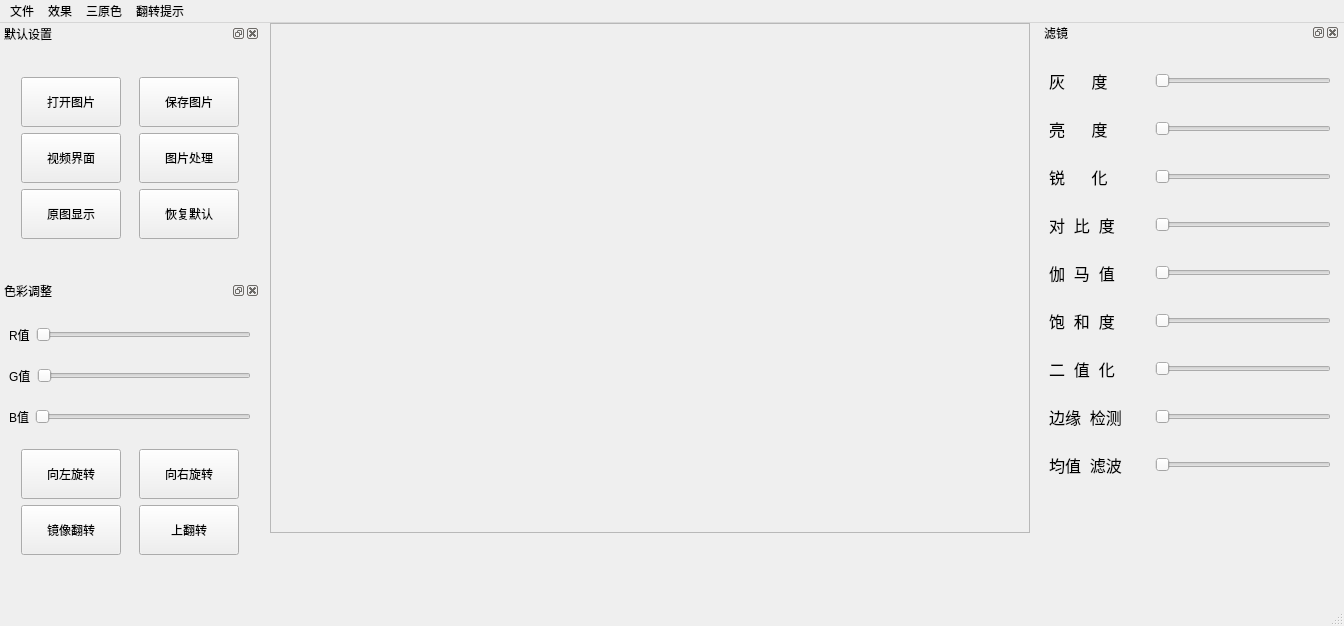
<?xml version="1.0" encoding="UTF-8"?>
<ui version="4.0">
 <class>MainWindow</class>
 <widget class="QMainWindow" name="MainWindow">
  <property name="geometry">
   <rect>
    <x>0</x>
    <y>0</y>
    <width>1344</width>
    <height>626</height>
   </rect>
  </property>
  <property name="windowTitle">
   <string>MainWindow</string>
  </property>
  <widget class="QWidget" name="centralwidget">
   <widget class="QDockWidget" name="dockWidget_edge">
    <property name="geometry">
     <rect>
      <x>1040</x>
      <y>0</y>
      <width>300</width>
      <height>481</height>
     </rect>
    </property>
    <property name="minimumSize">
     <size>
      <width>300</width>
      <height>481</height>
     </size>
    </property>
    <property name="maximumSize">
     <size>
      <width>300</width>
      <height>481</height>
     </size>
    </property>
    <property name="windowTitle">
     <string>滤镜</string>
    </property>
    <widget class="QWidget" name="dockWidgetContents_5">
     <layout class="QHBoxLayout" name="horizontalLayout_17">
      <item>
       <layout class="QVBoxLayout" name="verticalLayout_3">
        <item>
         <layout class="QHBoxLayout" name="horizontalLayout_4">
          <item>
           <widget class="QLabel" name="label_2">
            <property name="minimumSize">
             <size>
              <width>100</width>
              <height>25</height>
             </size>
            </property>
            <property name="maximumSize">
             <size>
              <width>100</width>
              <height>25</height>
             </size>
            </property>
            <property name="font">
             <font>
              <pointsize>12</pointsize>
             </font>
            </property>
            <property name="text">
             <string>灰      度</string>
            </property>
           </widget>
          </item>
          <item>
           <widget class="QSlider" name="slider_gray">
            <property name="orientation">
             <enum>Qt::Horizontal</enum>
            </property>
           </widget>
          </item>
         </layout>
        </item>
        <item>
         <layout class="QHBoxLayout" name="horizontalLayout_5">
          <item>
           <widget class="QLabel" name="label_3">
            <property name="minimumSize">
             <size>
              <width>100</width>
              <height>25</height>
             </size>
            </property>
            <property name="maximumSize">
             <size>
              <width>100</width>
              <height>25</height>
             </size>
            </property>
            <property name="font">
             <font>
              <pointsize>12</pointsize>
             </font>
            </property>
            <property name="text">
             <string>亮      度</string>
            </property>
           </widget>
          </item>
          <item>
           <widget class="QSlider" name="slider_light">
            <property name="orientation">
             <enum>Qt::Horizontal</enum>
            </property>
           </widget>
          </item>
         </layout>
        </item>
        <item>
         <layout class="QHBoxLayout" name="horizontalLayout_14">
          <item>
           <widget class="QLabel" name="label_9">
            <property name="minimumSize">
             <size>
              <width>100</width>
              <height>25</height>
             </size>
            </property>
            <property name="maximumSize">
             <size>
              <width>100</width>
              <height>25</height>
             </size>
            </property>
            <property name="font">
             <font>
              <pointsize>12</pointsize>
             </font>
            </property>
            <property name="text">
             <string>锐      化</string>
            </property>
           </widget>
          </item>
          <item>
           <widget class="QSlider" name="slider_sharpness">
            <property name="orientation">
             <enum>Qt::Horizontal</enum>
            </property>
           </widget>
          </item>
         </layout>
        </item>
        <item>
         <layout class="QHBoxLayout" name="horizontalLayout_13">
          <item>
           <widget class="QLabel" name="label_8">
            <property name="minimumSize">
             <size>
              <width>100</width>
              <height>25</height>
             </size>
            </property>
            <property name="maximumSize">
             <size>
              <width>100</width>
              <height>25</height>
             </size>
            </property>
            <property name="font">
             <font>
              <pointsize>12</pointsize>
             </font>
            </property>
            <property name="text">
             <string>对  比  度</string>
            </property>
           </widget>
          </item>
          <item>
           <widget class="QSlider" name="slider_Contrast">
            <property name="orientation">
             <enum>Qt::Horizontal</enum>
            </property>
           </widget>
          </item>
         </layout>
        </item>
        <item>
         <layout class="QHBoxLayout" name="horizontalLayout_15">
          <item>
           <widget class="QLabel" name="label_10">
            <property name="minimumSize">
             <size>
              <width>100</width>
              <height>25</height>
             </size>
            </property>
            <property name="maximumSize">
             <size>
              <width>100</width>
              <height>25</height>
             </size>
            </property>
            <property name="font">
             <font>
              <pointsize>12</pointsize>
             </font>
            </property>
            <property name="text">
             <string>伽  马  值</string>
            </property>
           </widget>
          </item>
          <item>
           <widget class="QSlider" name="slider_gamma">
            <property name="orientation">
             <enum>Qt::Horizontal</enum>
            </property>
           </widget>
          </item>
         </layout>
        </item>
        <item>
         <layout class="QHBoxLayout" name="horizontalLayout_12">
          <item>
           <widget class="QLabel" name="label_6">
            <property name="minimumSize">
             <size>
              <width>100</width>
              <height>25</height>
             </size>
            </property>
            <property name="maximumSize">
             <size>
              <width>100</width>
              <height>25</height>
             </size>
            </property>
            <property name="font">
             <font>
              <pointsize>12</pointsize>
             </font>
            </property>
            <property name="text">
             <string>饱  和  度</string>
            </property>
           </widget>
          </item>
          <item>
           <widget class="QSlider" name="slider_Saturation">
            <property name="orientation">
             <enum>Qt::Horizontal</enum>
            </property>
           </widget>
          </item>
         </layout>
        </item>
        <item>
         <layout class="QHBoxLayout" name="horizontalLayout_16">
          <item>
           <widget class="QLabel" name="label_13">
            <property name="minimumSize">
             <size>
              <width>100</width>
              <height>25</height>
             </size>
            </property>
            <property name="maximumSize">
             <size>
              <width>100</width>
              <height>25</height>
             </size>
            </property>
            <property name="font">
             <font>
              <pointsize>12</pointsize>
             </font>
            </property>
            <property name="text">
             <string>二  值  化</string>
            </property>
           </widget>
          </item>
          <item>
           <widget class="QSlider" name="slider_binaryzation">
            <property name="orientation">
             <enum>Qt::Horizontal</enum>
            </property>
           </widget>
          </item>
         </layout>
        </item>
        <item>
         <layout class="QHBoxLayout" name="horizontalLayout_10">
          <item>
           <widget class="QLabel" name="label_4">
            <property name="minimumSize">
             <size>
              <width>100</width>
              <height>25</height>
             </size>
            </property>
            <property name="maximumSize">
             <size>
              <width>100</width>
              <height>25</height>
             </size>
            </property>
            <property name="font">
             <font>
              <pointsize>12</pointsize>
             </font>
            </property>
            <property name="text">
             <string>边缘  检测</string>
            </property>
           </widget>
          </item>
          <item>
           <widget class="QSlider" name="slider_detection">
            <property name="orientation">
             <enum>Qt::Horizontal</enum>
            </property>
           </widget>
          </item>
         </layout>
        </item>
        <item>
         <layout class="QHBoxLayout" name="horizontalLayout_11">
          <item>
           <widget class="QLabel" name="label_5">
            <property name="minimumSize">
             <size>
              <width>100</width>
              <height>25</height>
             </size>
            </property>
            <property name="maximumSize">
             <size>
              <width>100</width>
              <height>25</height>
             </size>
            </property>
            <property name="font">
             <font>
              <pointsize>12</pointsize>
             </font>
            </property>
            <property name="text">
             <string>均值  滤波</string>
            </property>
           </widget>
          </item>
          <item>
           <widget class="QSlider" name="slider_filter">
            <property name="orientation">
             <enum>Qt::Horizontal</enum>
            </property>
           </widget>
          </item>
         </layout>
        </item>
       </layout>
      </item>
     </layout>
    </widget>
   </widget>
   <widget class="QStackedWidget" name="stackedWidget">
    <property name="geometry">
     <rect>
      <x>260</x>
      <y>0</y>
      <width>782</width>
      <height>561</height>
     </rect>
    </property>
    <property name="currentIndex">
     <number>1</number>
    </property>
    <widget class="QWidget" name="page">
     <widget class="QFrame" name="frame">
      <property name="geometry">
       <rect>
        <x>10</x>
        <y>0</y>
        <width>760</width>
        <height>510</height>
       </rect>
      </property>
      <property name="minimumSize">
       <size>
        <width>760</width>
        <height>510</height>
       </size>
      </property>
      <property name="maximumSize">
       <size>
        <width>760</width>
        <height>510</height>
       </size>
      </property>
      <property name="frameShape">
       <enum>QFrame::StyledPanel</enum>
      </property>
      <property name="frameShadow">
       <enum>QFrame::Plain</enum>
      </property>
      <property name="lineWidth">
       <number>5</number>
      </property>
      <layout class="QHBoxLayout" name="horizontalLayout_8">
       <item>
        <widget class="QLabel" name="label">
         <property name="styleSheet">
          <string notr="true">background-color: rgb(0, 0, 0);</string>
         </property>
         <property name="text">
          <string/>
         </property>
         <property name="alignment">
          <set>Qt::AlignCenter</set>
         </property>
        </widget>
       </item>
      </layout>
     </widget>
    </widget>
    <widget class="QWidget" name="page_2">
     <widget class="QFrame" name="frame_2">
      <property name="geometry">
       <rect>
        <x>10</x>
        <y>0</y>
        <width>760</width>
        <height>510</height>
       </rect>
      </property>
      <property name="minimumSize">
       <size>
        <width>760</width>
        <height>510</height>
       </size>
      </property>
      <property name="maximumSize">
       <size>
        <width>760</width>
        <height>510</height>
       </size>
      </property>
      <property name="frameShape">
       <enum>QFrame::StyledPanel</enum>
      </property>
      <property name="frameShadow">
       <enum>QFrame::Plain</enum>
      </property>
      <property name="lineWidth">
       <number>5</number>
      </property>
      <layout class="QHBoxLayout" name="horizontalLayout_18"/>
     </widget>
    </widget>
   </widget>
   <widget class="QWidget" name="layoutWidget">
    <property name="geometry">
     <rect>
      <x>0</x>
      <y>0</y>
      <width>262</width>
      <height>559</height>
     </rect>
    </property>
    <layout class="QVBoxLayout" name="verticalLayout_5">
     <item>
      <widget class="QDockWidget" name="dockWidget_default">
       <property name="minimumSize">
        <size>
         <width>260</width>
         <height>250</height>
        </size>
       </property>
       <property name="maximumSize">
        <size>
         <width>260</width>
         <height>250</height>
        </size>
       </property>
       <property name="windowTitle">
        <string>默认设置</string>
       </property>
       <widget class="QWidget" name="dockWidgetContents_7">
        <layout class="QVBoxLayout" name="verticalLayout_4">
         <item>
          <layout class="QVBoxLayout" name="verticalLayout_2">
           <item>
            <layout class="QHBoxLayout" name="horizontalLayout_9">
             <item>
              <widget class="QPushButton" name="btn_openpic">
               <property name="minimumSize">
                <size>
                 <width>100</width>
                 <height>50</height>
                </size>
               </property>
               <property name="maximumSize">
                <size>
                 <width>100</width>
                 <height>50</height>
                </size>
               </property>
               <property name="text">
                <string>打开图片</string>
               </property>
              </widget>
             </item>
             <item>
              <widget class="QPushButton" name="btn_savepic">
               <property name="minimumSize">
                <size>
                 <width>100</width>
                 <height>50</height>
                </size>
               </property>
               <property name="maximumSize">
                <size>
                 <width>100</width>
                 <height>50</height>
                </size>
               </property>
               <property name="text">
                <string>保存图片</string>
               </property>
              </widget>
             </item>
            </layout>
           </item>
           <item>
            <layout class="QHBoxLayout" name="horizontalLayout_19">
             <item>
              <widget class="QPushButton" name="btn_videochange">
               <property name="minimumSize">
                <size>
                 <width>100</width>
                 <height>50</height>
                </size>
               </property>
               <property name="maximumSize">
                <size>
                 <width>100</width>
                 <height>50</height>
                </size>
               </property>
               <property name="text">
                <string>视频界面</string>
               </property>
              </widget>
             </item>
             <item>
              <widget class="QPushButton" name="btn_imgchange">
               <property name="minimumSize">
                <size>
                 <width>100</width>
                 <height>50</height>
                </size>
               </property>
               <property name="maximumSize">
                <size>
                 <width>100</width>
                 <height>50</height>
                </size>
               </property>
               <property name="text">
                <string>图片处理</string>
               </property>
              </widget>
             </item>
            </layout>
           </item>
           <item>
            <layout class="QHBoxLayout" name="horizontalLayout_20">
             <item>
              <widget class="QPushButton" name="btn_oldpic">
               <property name="minimumSize">
                <size>
                 <width>100</width>
                 <height>50</height>
                </size>
               </property>
               <property name="maximumSize">
                <size>
                 <width>100</width>
                 <height>50</height>
                </size>
               </property>
               <property name="text">
                <string>原图显示</string>
               </property>
              </widget>
             </item>
             <item>
              <widget class="QPushButton" name="btn_default">
               <property name="minimumSize">
                <size>
                 <width>100</width>
                 <height>50</height>
                </size>
               </property>
               <property name="maximumSize">
                <size>
                 <width>100</width>
                 <height>50</height>
                </size>
               </property>
               <property name="text">
                <string>恢复默认</string>
               </property>
              </widget>
             </item>
            </layout>
           </item>
          </layout>
         </item>
        </layout>
       </widget>
      </widget>
     </item>
     <item>
      <widget class="QDockWidget" name="dockWidget_color">
       <property name="minimumSize">
        <size>
         <width>260</width>
         <height>300</height>
        </size>
       </property>
       <property name="maximumSize">
        <size>
         <width>260</width>
         <height>300</height>
        </size>
       </property>
       <property name="windowTitle">
        <string>色彩调整</string>
       </property>
       <widget class="QWidget" name="dockWidgetContents_6">
        <layout class="QVBoxLayout" name="verticalLayout">
         <item>
          <layout class="QHBoxLayout" name="horizontalLayout" stretch="0,1">
           <item>
            <widget class="QLabel" name="label_7">
             <property name="text">
              <string>R值</string>
             </property>
            </widget>
           </item>
           <item>
            <widget class="QSlider" name="slider_red">
             <property name="orientation">
              <enum>Qt::Horizontal</enum>
             </property>
            </widget>
           </item>
          </layout>
         </item>
         <item>
          <layout class="QHBoxLayout" name="horizontalLayout_2">
           <item>
            <widget class="QLabel" name="label_11">
             <property name="text">
              <string>G值</string>
             </property>
            </widget>
           </item>
           <item>
            <widget class="QSlider" name="slider_green">
             <property name="orientation">
              <enum>Qt::Horizontal</enum>
             </property>
            </widget>
           </item>
          </layout>
         </item>
         <item>
          <layout class="QHBoxLayout" name="horizontalLayout_3">
           <item>
            <widget class="QLabel" name="label_12">
             <property name="text">
              <string>B值</string>
             </property>
            </widget>
           </item>
           <item>
            <widget class="QSlider" name="slider_blue">
             <property name="orientation">
              <enum>Qt::Horizontal</enum>
             </property>
            </widget>
           </item>
          </layout>
         </item>
         <item>
          <layout class="QVBoxLayout" name="verticalLayout_6">
           <item>
            <layout class="QHBoxLayout" name="horizontalLayout_6">
             <item>
              <widget class="QPushButton" name="btn_turnleft">
               <property name="minimumSize">
                <size>
                 <width>100</width>
                 <height>50</height>
                </size>
               </property>
               <property name="maximumSize">
                <size>
                 <width>100</width>
                 <height>50</height>
                </size>
               </property>
               <property name="styleSheet">
                <string notr="true"/>
               </property>
               <property name="text">
                <string>向左旋转</string>
               </property>
              </widget>
             </item>
             <item>
              <widget class="QPushButton" name="btn_turnright">
               <property name="minimumSize">
                <size>
                 <width>100</width>
                 <height>50</height>
                </size>
               </property>
               <property name="maximumSize">
                <size>
                 <width>100</width>
                 <height>50</height>
                </size>
               </property>
               <property name="text">
                <string>向右旋转</string>
               </property>
              </widget>
             </item>
            </layout>
           </item>
           <item>
            <layout class="QHBoxLayout" name="horizontalLayout_7">
             <item>
              <widget class="QPushButton" name="btn_mirror">
               <property name="minimumSize">
                <size>
                 <width>100</width>
                 <height>50</height>
                </size>
               </property>
               <property name="maximumSize">
                <size>
                 <width>100</width>
                 <height>50</height>
                </size>
               </property>
               <property name="text">
                <string>镜像翻转</string>
               </property>
              </widget>
             </item>
             <item>
              <widget class="QPushButton" name="btn_turntop">
               <property name="minimumSize">
                <size>
                 <width>100</width>
                 <height>50</height>
                </size>
               </property>
               <property name="maximumSize">
                <size>
                 <width>100</width>
                 <height>50</height>
                </size>
               </property>
               <property name="text">
                <string>上翻转</string>
               </property>
              </widget>
             </item>
            </layout>
           </item>
          </layout>
         </item>
        </layout>
       </widget>
      </widget>
     </item>
    </layout>
   </widget>
  </widget>
  <widget class="QMenuBar" name="menubar">
   <property name="geometry">
    <rect>
     <x>0</x>
     <y>0</y>
     <width>1344</width>
     <height>24</height>
    </rect>
   </property>
   <widget class="QMenu" name="menu">
    <property name="title">
     <string>文件</string>
    </property>
    <addaction name="actionopen"/>
    <addaction name="actionsave"/>
   </widget>
   <widget class="QMenu" name="menu_2">
    <property name="title">
     <string>效果</string>
    </property>
    <addaction name="actionbright"/>
    <addaction name="actionbianyuan"/>
    <addaction name="actionjunzhi"/>
   </widget>
   <widget class="QMenu" name="menu_3">
    <property name="title">
     <string>三原色</string>
    </property>
    <addaction name="actionRed"/>
    <addaction name="actionGreen"/>
    <addaction name="actionBlue"/>
   </widget>
   <widget class="QMenu" name="menu_fanzhuan">
    <property name="title">
     <string>翻转提示</string>
    </property>
    <addaction name="actionturntop"/>
    <addaction name="actionturnmirror"/>
    <addaction name="actionturnright"/>
    <addaction name="actionturnleft"/>
   </widget>
   <addaction name="menu"/>
   <addaction name="menu_2"/>
   <addaction name="menu_3"/>
   <addaction name="menu_fanzhuan"/>
  </widget>
  <widget class="QStatusBar" name="statusbar"/>
  <action name="actionsave">
   <property name="text">
    <string>保存(CTRL+S)</string>
   </property>
  </action>
  <action name="actionopen">
   <property name="text">
    <string>打开(CTRL+O)</string>
   </property>
  </action>
  <action name="actionhuidu">
   <property name="text">
    <string>灰度()</string>
   </property>
  </action>
  <action name="actionbright">
   <property name="text">
    <string>亮度</string>
   </property>
  </action>
  <action name="actionbianyuan">
   <property name="text">
    <string>边缘检测</string>
   </property>
  </action>
  <action name="actionjunzhi">
   <property name="text">
    <string>均值滤波</string>
   </property>
  </action>
  <action name="actionbaohedu">
   <property name="text">
    <string>饱和度</string>
   </property>
  </action>
  <action name="actionduibidui">
   <property name="text">
    <string>对比度()</string>
   </property>
  </action>
  <action name="actionruihua">
   <property name="text">
    <string>锐化()</string>
   </property>
  </action>
  <action name="actiongamma">
   <property name="text">
    <string>伽马值()</string>
   </property>
  </action>
  <action name="actionRed">
   <property name="text">
    <string>R</string>
   </property>
  </action>
  <action name="actionGreen">
   <property name="text">
    <string>G</string>
   </property>
  </action>
  <action name="actionBlue">
   <property name="text">
    <string>B</string>
   </property>
  </action>
  <action name="actionturnright">
   <property name="text">
    <string>向右转(CTRL+→)</string>
   </property>
  </action>
  <action name="actionturnleft">
   <property name="text">
    <string>向左转(CTRL+←)</string>
   </property>
  </action>
  <action name="actionturntop">
   <property name="text">
    <string>垂直翻转(CTRL+↑)</string>
   </property>
  </action>
  <action name="actionturnmirror">
   <property name="text">
    <string>镜像翻转(CTRL+↓)</string>
   </property>
  </action>
 </widget>
 <resources/>
 <connections/>
</ui>
